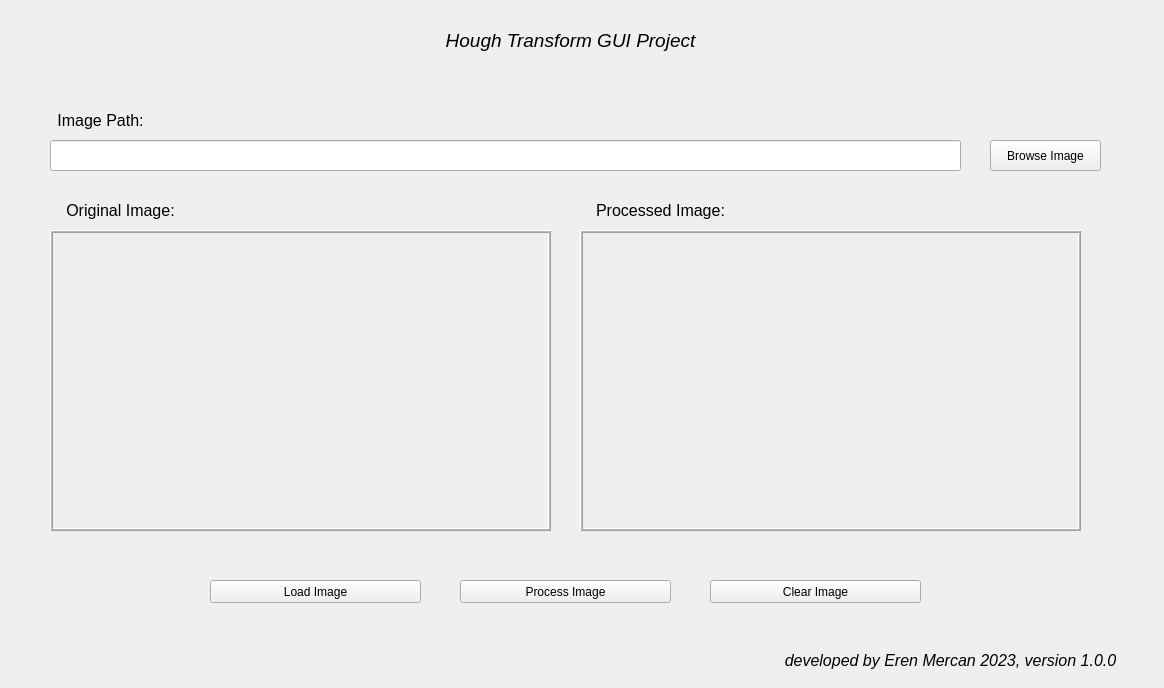
<?xml version="1.0" encoding="UTF-8"?>
<ui version="4.0">
 <class>QMainWindow</class>
 <widget class="QMainWindow" name="QMainWindow">
  <property name="geometry">
   <rect>
    <x>0</x>
    <y>0</y>
    <width>1164</width>
    <height>688</height>
   </rect>
  </property>
  <property name="windowTitle">
   <string>Hough Transform</string>
  </property>
  <widget class="QLabel" name="label">
   <property name="geometry">
    <rect>
     <x>410</x>
     <y>20</y>
     <width>321</width>
     <height>41</height>
    </rect>
   </property>
   <property name="font">
    <font>
     <family>Arial</family>
     <pointsize>14</pointsize>
     <italic>true</italic>
    </font>
   </property>
   <property name="text">
    <string>Hough Transform GUI Project</string>
   </property>
   <property name="alignment">
    <set>Qt::AlignCenter</set>
   </property>
  </widget>
  <widget class="QLabel" name="label_2">
   <property name="geometry">
    <rect>
     <x>740</x>
     <y>640</y>
     <width>421</width>
     <height>41</height>
    </rect>
   </property>
   <property name="font">
    <font>
     <family>Arial</family>
     <pointsize>12</pointsize>
     <italic>true</italic>
    </font>
   </property>
   <property name="text">
    <string>developed by Eren Mercan 2023, version 1.0.0</string>
   </property>
   <property name="alignment">
    <set>Qt::AlignCenter</set>
   </property>
  </widget>
  <widget class="QLineEdit" name="lineEdit">
   <property name="geometry">
    <rect>
     <x>50</x>
     <y>140</y>
     <width>911</width>
     <height>31</height>
    </rect>
   </property>
  </widget>
  <widget class="QLabel" name="label_3">
   <property name="geometry">
    <rect>
     <x>40</x>
     <y>110</y>
     <width>121</width>
     <height>21</height>
    </rect>
   </property>
   <property name="font">
    <font>
     <family>Arial</family>
     <pointsize>12</pointsize>
     <italic>false</italic>
    </font>
   </property>
   <property name="text">
    <string>Image Path:</string>
   </property>
   <property name="alignment">
    <set>Qt::AlignCenter</set>
   </property>
  </widget>
  <widget class="QPushButton" name="pushButton_browse">
   <property name="geometry">
    <rect>
     <x>990</x>
     <y>140</y>
     <width>111</width>
     <height>31</height>
    </rect>
   </property>
   <property name="text">
    <string>Browse Image</string>
   </property>
  </widget>
  <widget class="QLabel" name="label_original_img">
   <property name="geometry">
    <rect>
     <x>50</x>
     <y>230</y>
     <width>501</width>
     <height>301</height>
    </rect>
   </property>
   <property name="frameShape">
    <enum>QFrame::Box</enum>
   </property>
   <property name="frameShadow">
    <enum>QFrame::Raised</enum>
   </property>
   <property name="midLineWidth">
    <number>1</number>
   </property>
   <property name="text">
    <string/>
   </property>
  </widget>
  <widget class="QLabel" name="label_5">
   <property name="geometry">
    <rect>
     <x>50</x>
     <y>200</y>
     <width>141</width>
     <height>21</height>
    </rect>
   </property>
   <property name="font">
    <font>
     <family>Arial</family>
     <pointsize>12</pointsize>
     <italic>false</italic>
    </font>
   </property>
   <property name="text">
    <string>Original Image:</string>
   </property>
   <property name="alignment">
    <set>Qt::AlignCenter</set>
   </property>
  </widget>
  <widget class="QLabel" name="label_6">
   <property name="geometry">
    <rect>
     <x>580</x>
     <y>200</y>
     <width>161</width>
     <height>21</height>
    </rect>
   </property>
   <property name="font">
    <font>
     <family>Arial</family>
     <pointsize>12</pointsize>
     <italic>false</italic>
    </font>
   </property>
   <property name="text">
    <string>Processed Image:</string>
   </property>
   <property name="alignment">
    <set>Qt::AlignCenter</set>
   </property>
  </widget>
  <widget class="QLabel" name="label_processed_img">
   <property name="geometry">
    <rect>
     <x>580</x>
     <y>230</y>
     <width>501</width>
     <height>301</height>
    </rect>
   </property>
   <property name="frameShape">
    <enum>QFrame::Box</enum>
   </property>
   <property name="frameShadow">
    <enum>QFrame::Raised</enum>
   </property>
   <property name="midLineWidth">
    <number>1</number>
   </property>
   <property name="text">
    <string/>
   </property>
  </widget>
  <widget class="QPushButton" name="pushButton_process">
   <property name="geometry">
    <rect>
     <x>460</x>
     <y>580</y>
     <width>211</width>
     <height>23</height>
    </rect>
   </property>
   <property name="text">
    <string>Process Image</string>
   </property>
  </widget>
  <widget class="QPushButton" name="pushButton_load">
   <property name="geometry">
    <rect>
     <x>210</x>
     <y>580</y>
     <width>211</width>
     <height>23</height>
    </rect>
   </property>
   <property name="text">
    <string>Load Image</string>
   </property>
  </widget>
  <widget class="QPushButton" name="pushButton_clear">
   <property name="geometry">
    <rect>
     <x>710</x>
     <y>580</y>
     <width>211</width>
     <height>23</height>
    </rect>
   </property>
   <property name="text">
    <string>Clear Image</string>
   </property>
  </widget>
 </widget>
 <resources/>
 <connections/>
</ui>
